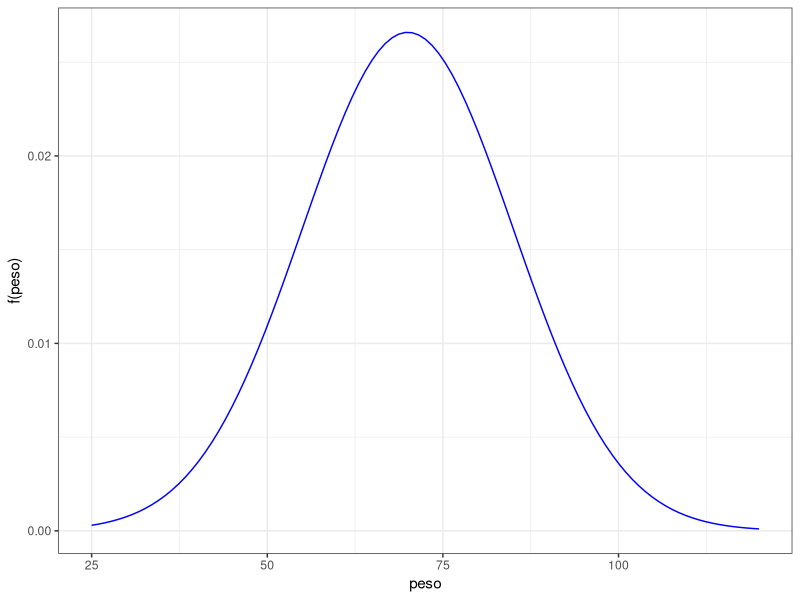
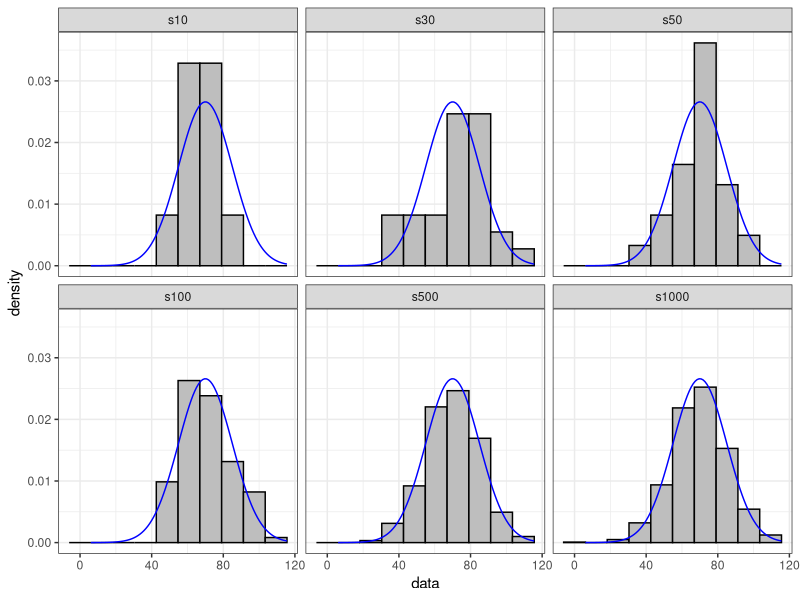
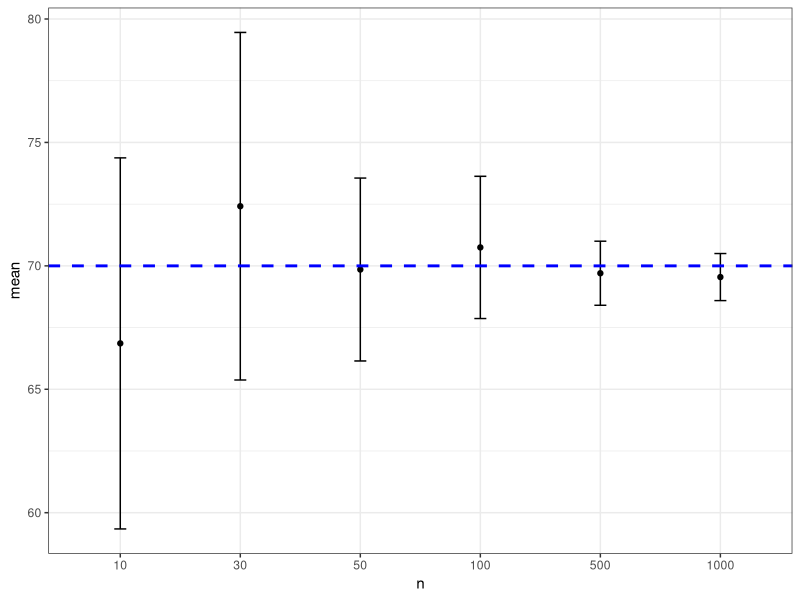
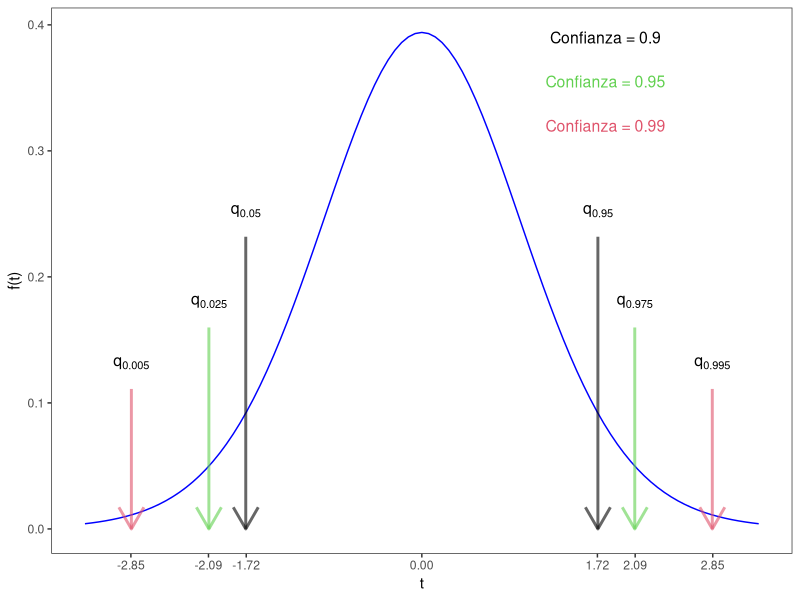
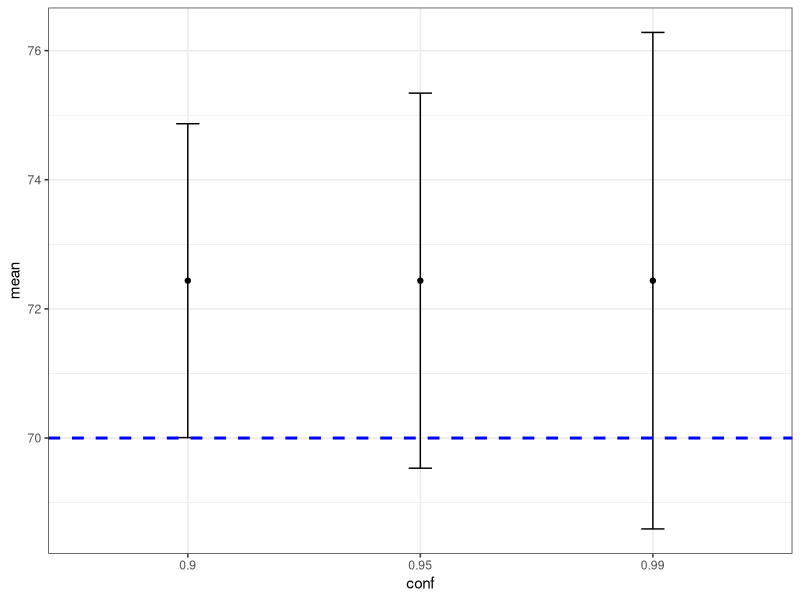

These figures' R source, in order:
## ---- chunk 1
library(datasets)
library(tidyverse)
library(kableExtra)
library(knitr)
library(MASS)
library(boot)
library(carData)   

set.seed(150)
## ---- chunk 2
t1<-kable(data.frame(GL=c(70,35,10,5),t_0.05=qt(.05,c(70,35,10,5))))
kable_styling(t1,"striped", position = "left")

## ---- chunk 3
sim_mean<-70
sim_sd<-15
ggplot(data = data.frame(x = c(25,120)), aes(x)) +
  stat_function(fun = dnorm, args = list(mean = sim_mean,sd=sim_sd),color="blue")+ylab("f(peso)")+xlab("peso")+
  theme_bw()
## ---- chunk 4
sample_list<-list()
sample_sizes<-c(10,30,50,100,500,1000)
sampl_df<-NULL
for(i in seq_along(sample_sizes)){
  sample_list[[i]]<-rnorm(sample_sizes[i],sim_mean,sim_sd)
  sampl_df<-rbind(sampl_df,data.frame(data=sample_list[[i]],sample=paste0("s",sample_sizes[i]),stringsAsFactors = F))
}
sampl_df$sample<-factor(sampl_df$sample,levels = paste0("s",sample_sizes))

sampl_df%>%ggplot(aes(x=data,group=sample))+
  geom_histogram(aes(y = ..density..),bins=10,color="black",fill="grey")+
  stat_function(fun = dnorm, args = list(mean = sim_mean,sd=sim_sd),color="blue")+
  facet_wrap(~sample)+theme_bw()
## ---- chunk 5
ttest_list<-sample_list%>%map(t.test)
ttest_list%>%sapply( function(x){c(x$conf.int[1],x$estimate,x$conf.int[2])})%>%t(.)->ci_df
data.frame(factor(sample_sizes),ci_df)->ci_df
colnames(ci_df)<-c("n","LCI","mean","UCI")

ci_df%>%ggplot(aes(x=n,y=mean))+geom_point()+
  geom_errorbar(aes(ymin=LCI, ymax=UCI),width=.1)+
  geom_hline(yintercept=sim_mean, linetype="dashed", 
                color = "blue", size=1)+
  theme_bw()
## ---- chunk 6
confianza<-c(.9,.92,.94,.95,.99)
t1<-data.frame(confianza=confianza,alpha=1-confianza,q_inf=(1-confianza)/2,q_sup=1-(1-confianza)/2)
kable_styling(kable(t1),"striped", position = "left")
## ---- chunk 7
GL<-20
confianza<-c(.9,.95,.99)
ggplot(data = data.frame(x = c(-3, 3)), aes(x)) +
  stat_function(fun = dt, args = list(df = GL),color="blue")+ylab("f(t)")+
  scale_x_continuous("t", round(c(qt((1-confianza)/2,GL),0,qt(1-(1-confianza)/2,GL)),2), limits=c(-3.3,3.3))+
  theme(axis.text.x = element_text(angle = 120, hjust = 1))+
   annotate("segment", x = c(qt((1-confianza)/2,GL),qt(1-(1-confianza)/2,GL)), xend = c(qt((1-confianza)/2,GL),qt(1-(1-confianza)/2,GL)), 
           y = dt(c(qt((1-confianza)/2,GL),qt(1-(1-confianza)/2,GL)),GL)+c(.14,.11,.1,.14,.11,.1), yend = rep(0,6), colour = c(1,3,2,1,3,2), size=1, alpha=0.6, arrow=arrow())+
  annotate("text", x = c(qt((1-confianza)/2,GL),qt(1-(1-confianza)/2,GL)), y = dt(c(qt((1-confianza)/2,GL),qt(1-(1-confianza)/2,GL)),GL)+c(.14,.11,.1,.14,.11,.1)+.02, 
           label = c("q[0.05]","q[0.025]","q[0.005]","q[0.950]","q[0.975]","q[0.995]"),parse=T , size=4 , fontface="bold")+
  annotate("text", x = rep(1.8,3), y = seq(.39,.32,length.out = 3), 
           label = paste0("Confianza = ",confianza) , size=4 , 
           color=c(1,3,2))+
  theme_bw()+
  theme(panel.grid.major = element_blank(), panel.grid.minor = element_blank())
## ---- chunk 8
x<-rnorm(100,sim_mean,sim_sd)
confianza<-c(.9,.95,.99)
confianza%>%map(~t.test(x,conf.level = .))->ttest_list

ttest_list%>%sapply( function(x){c(x$conf.int[1],x$estimate,x$conf.int[2])})%>%t(.)->ci_df
data.frame(factor(confianza),ci_df)->ci_df
colnames(ci_df)<-c("conf","LCI","mean","UCI")

ci_df%>%ggplot(aes(x=conf,y=mean))+geom_point()+
  geom_errorbar(aes(ymin=LCI, ymax=UCI),width=.1)+
  geom_hline(yintercept=sim_mean, linetype="dashed", 
                color = "blue", size=1)+
  theme_bw()
